Frame 1 (no input): blank canvas, image omitted
Frame 60 (the mouse pressed at the canvas centre just before this capture): blank canvas, image omitted
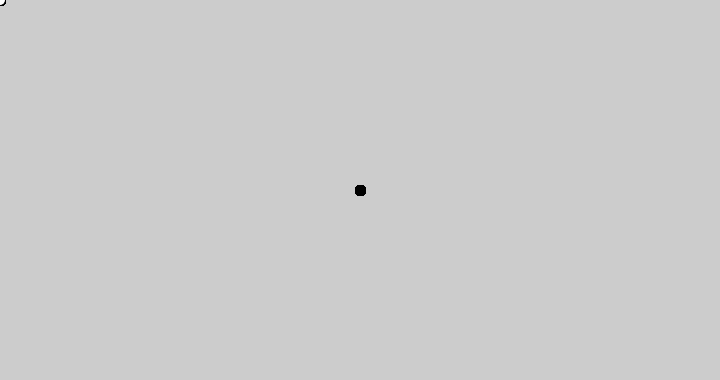
Frame 120 (the mouse held since frame 60 and released just before this capture)

The Processing sketch whose frames 1 and 60 were blank and that drew this single picture after the mouse press (run headless with seeded random() and noise(); from frame 60 on, the mouse is pressed at the canvas centre):

// Processing sketch: caleb_sketch
// ── caleb_sketch.pde
void setup() {
  size(720, 380);
}

void draw() {
  if (mousePressed) {
    fill(0);
  } else {
    fill(255);
  }
  ellipse(mouseX, mouseY, 10, 10);
}
